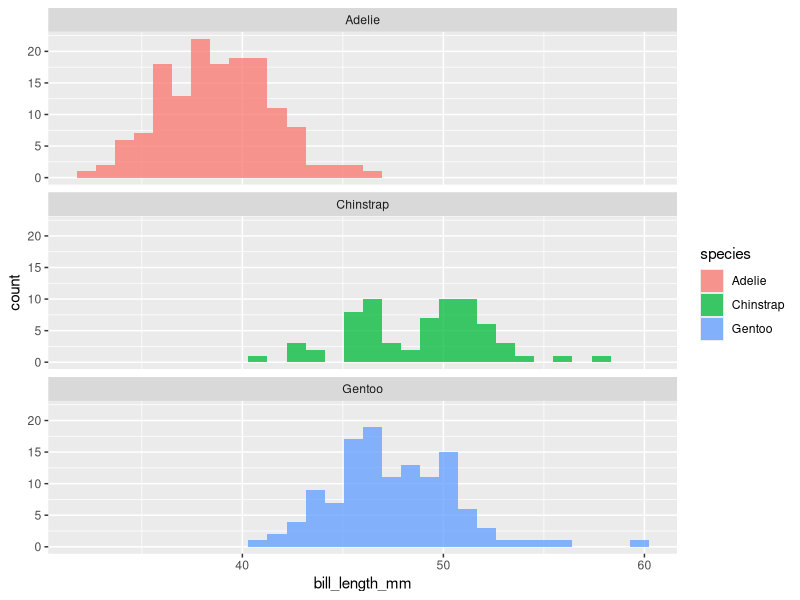
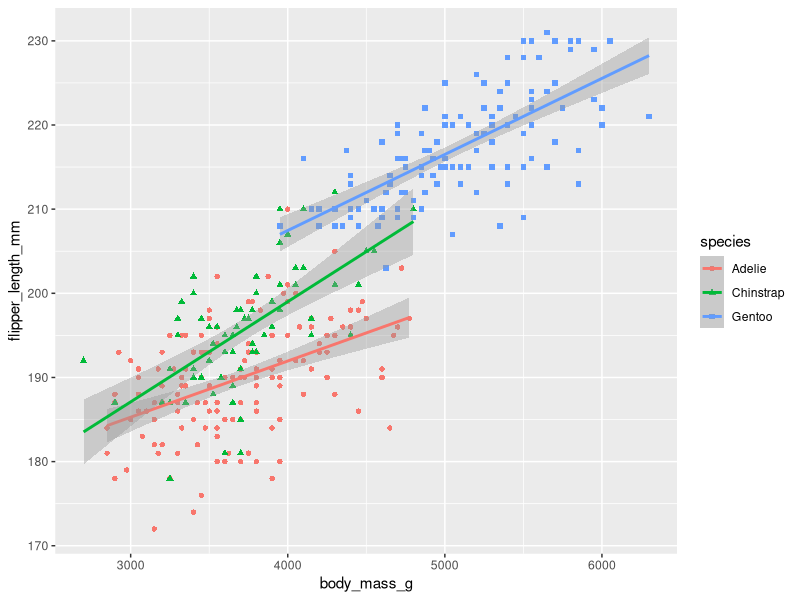
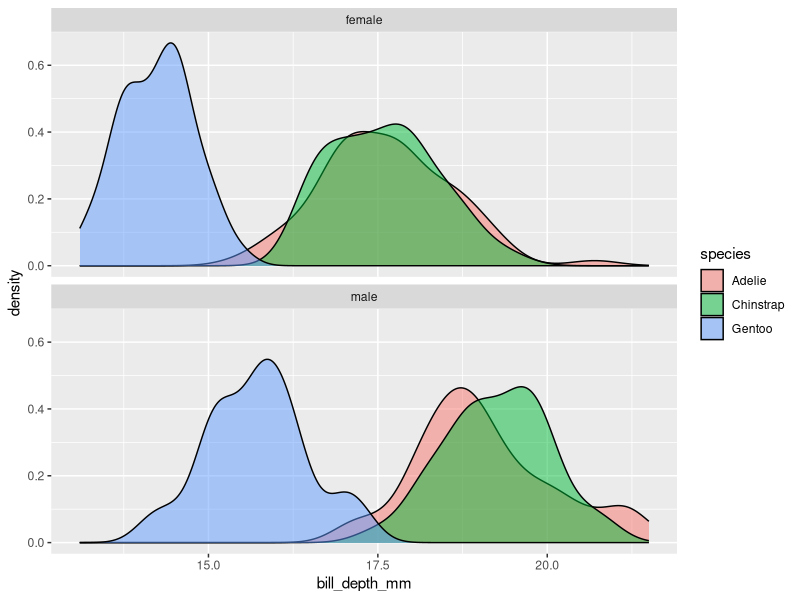
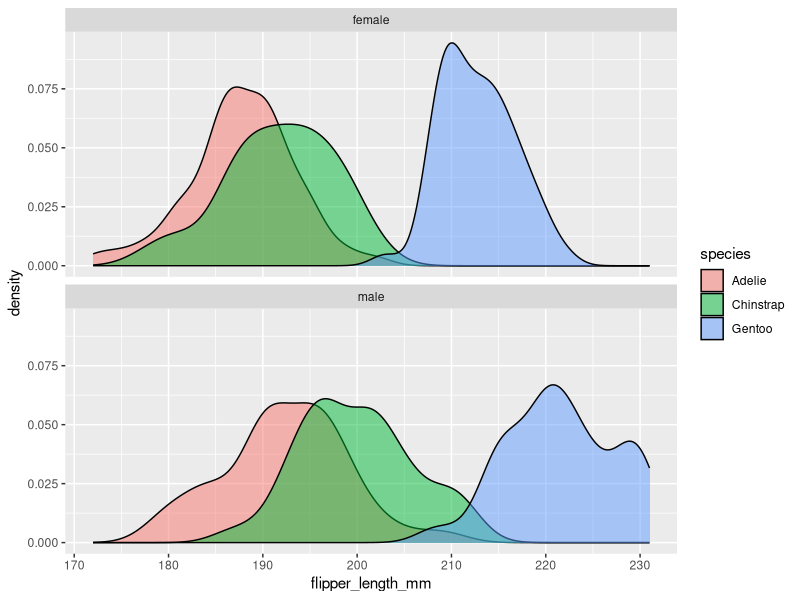
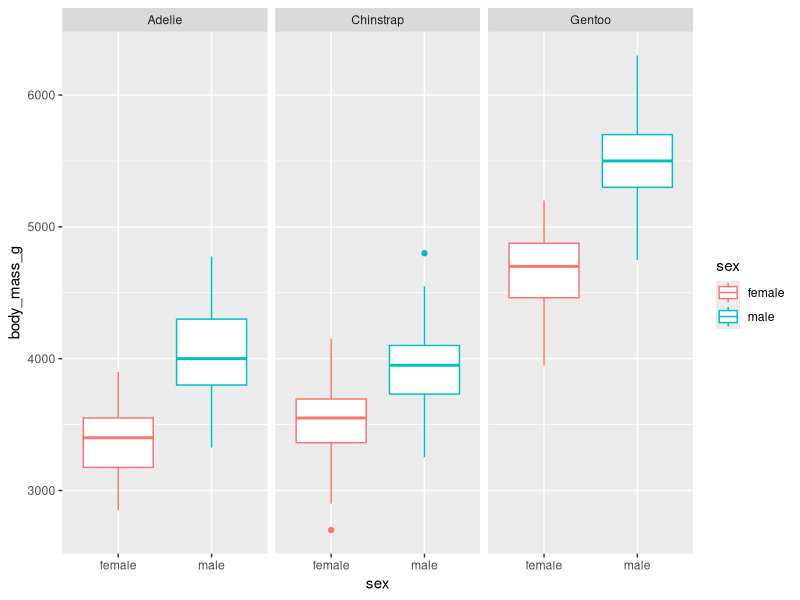

Generate these figures, in order, with R:
## ---- chunk 1
knitr::opts_chunk$set(echo = TRUE)
## ---- chunk 2
library(palmerpenguins) #install.packages("palmerpenguins")
library(tidyverse)
library(ggplot2)
## ---- chunk 3

ggplot(data = penguins) + geom_histogram(mapping = aes(x = bill_length_mm, fill = species), alpha = 0.75) + facet_wrap(~ species, nrow = 3)

## ---- chunk 4

ggplot(data = penguins, mapping = aes(x = body_mass_g, y = flipper_length_mm, colour = species, shape = species)) + geom_point() + geom_smooth(method = lm)

## ---- chunk 5

ggplot(data = subset(penguins, !is.na(sex)), mapping = aes(x = bill_depth_mm)) +
  geom_density(aes(fill = species), alpha = 0.5) +
  facet_wrap(~ sex, nrow = 3)

## ---- chunk 6

ggplot(data = subset(penguins, !is.na(sex)), mapping = aes(x = flipper_length_mm)) +
  geom_density(aes(fill = species), alpha = 0.5) +
  facet_wrap(~ sex, nrow = 3)

## ---- chunk 7

ggplot(data = subset(penguins, !is.na(sex)), mapping = aes(x = sex, y = body_mass_g, colour = sex)) +
  geom_boxplot() +
  facet_wrap(~ species)

